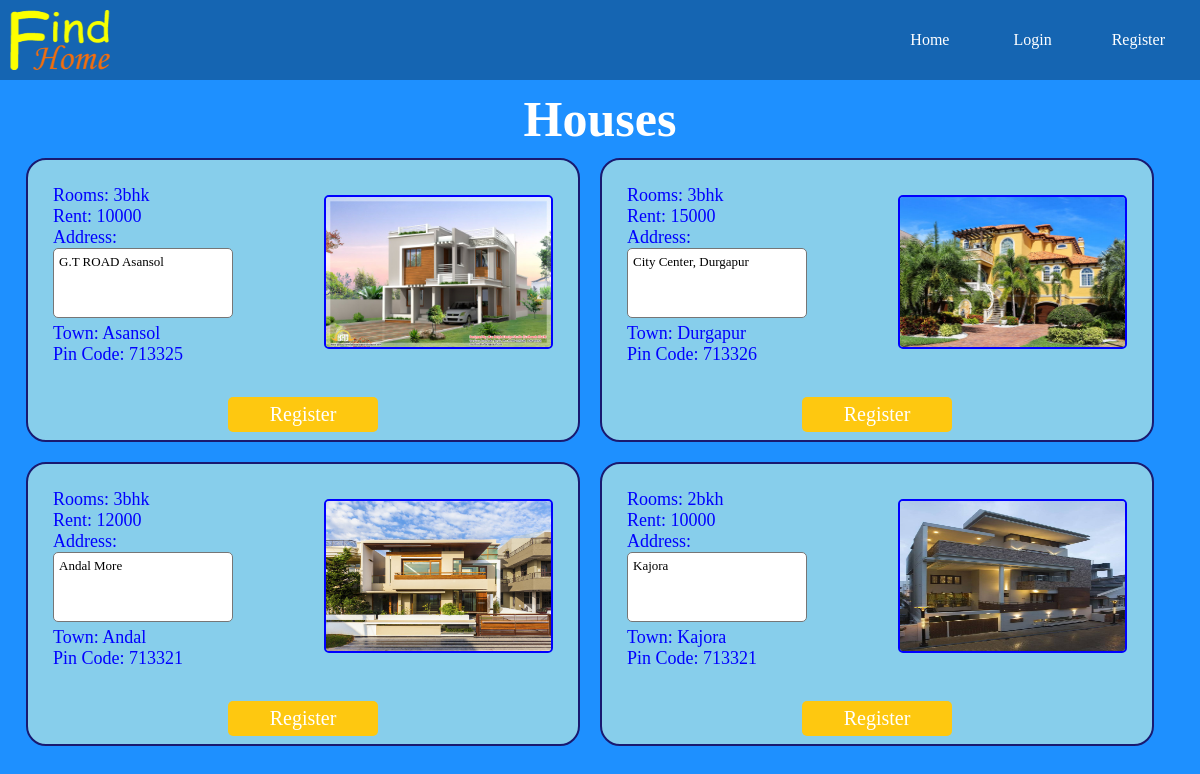
The app's page /php/gethome.php with its own data.
### tables this page shows
CREATE TABLE `verified_houses` (
  `id` int(5) NOT NULL,
  `user_id` int(5) NOT NULL,
  `fullname` varchar(50) NOT NULL,
  `email` varchar(50) NOT NULL,
  `mobile` int(10) NOT NULL,
  `altmobile` int(10) NOT NULL,
  `rooms` varchar(25) NOT NULL,
  `plot` varchar(25) NOT NULL,
  `facilities` varchar(255) NOT NULL,
  `address` varchar(255) NOT NULL,
  `status` varchar(10) NOT NULL,
  `image` varchar(255) NOT NULL,
  `rent` int(30) NOT NULL,
  `deposit` int(30) NOT NULL,
  `town` varchar(30) NOT NULL,
  `pincode` int(10) NOT NULL,
  `district` varchar(30) NOT NULL,
  `state` varchar(30) NOT NULL,
  `verified` int(2) NOT NULL
);

### php/gethome.php (the view, shortened to what this page needs)
<?php require "config.php"; ?>
<?php
	$query = "SELECT * FROM verified_houses";
	$result = mysqli_query($con, $query) or die(" ".mysqli_error($con));
?>
<!DOCTYPE html>
<html>
<head>
	<link rel="stylesheet" type="text/css" href="../style/gethome.css">
</head>
<body>
	<div id="main">
		<nav>
			<a href="../index.php"><img src="../assets/logo1.png"></a>
			<ul>
				<li><a href="../index.php">Home</a></li>
				<?php if(isset($_SESSION['email'])) {
					echo "<li><a href='dashboard.php'>".$_SESSION['fullname']."</a></li>";
					echo "<li><a href='signout.php'>Sign Out</a></li>";
				}else {
					echo "<li><a href='login.php'>Login</a></li>";
					echo "<li><a href='register.php'>Register</a></li>";
				} ?>
			</ul>
		</nav>
		<div class="text">Houses</div>
		<div class="flex">
		<?php
		if (mysqli_num_rows($result)>0) {
			while($data = mysqli_fetch_assoc($result)){
		?>
			<div class="houses">
				<div class="data">
					<p><label>Rooms: </label><?php echo $data["rooms"]; ?></p>
					<p><label>Rent: </label><?php echo $data["rent"]; ?></p>
					<p><label>Address: </label><br>
						<textarea readonly><?php echo $data["address"]; ?></textarea>
					</p>
					<p><label>Town: </label><?php echo $data["town"]; ?></p>
					<p><label>Pin Code: </label><?php echo $data["pincode"]; ?></p>
				</div>
				<div><img class="image" src="<?php echo $data["image"]; ?>"></div>
				<div class="btn"><a href="done.php?active=<?php echo $data["id"] ?>">
					<button>Register</button></a>
				</div>
			</div>
		<?php
			}
		}
		?>
		</div>
	</div>
</body>
</html>

### style/gethome.css (style rules this page uses)
* { margin: 0; padding: 0; font-family: verdana; }
body { background-color: #1E90FF; }
nav { width: 100%; height: 80px; background-color: rgba(0,0,0,0.3); }
nav img { position: relative; top: 10px; left: 10px; width: 100px; height: 60px; }
nav ul li { list-style-type: none; display: inline-block; line-height: 80px; transition: 0.5s all; }
nav ul { float: right; margin-right: 5px; }
nav ul li a { text-decoration: none; color: #fff; padding: 30px; }
.text { text-align: center; font-size: 50px; margin-top: 10px; margin-bottom: 10px; color: white; font-weight: bold; }
.flex { display: flex; flex-wrap: wrap; justify-content: center; }
.houses { position: relative; width: 500px; height: 230px; background-color: #87CEEB; border-radius: 20px; border: 2px solid; border-color: #191970; margin-bottom: 20px; padding: 25px; margin-right: 20px; }
.data { float: left; color: blue; font-size: 18px; }
textarea { width: 180px; height: 70px; font-size: 13px; padding: 5px 5px; box-sizing: border-box; border-radius: 5px; resize: none; }
.image { width: 225px; height: 150px; border: 2px solid blue; margin-top: 10px; border-radius: 5px; float: right; }
.btn { position: absolute; left: 50%; transform: translate(-50%); bottom: 8px; }
.btn button { width: 150px; height: 35px; background-color: #FEC810; color: white; font-size: 20px; border: 0; border-radius: 5px; }

### records on screen
verified_houses: rooms "3bhk", rent "10000", address "G.T ROAD Asansol", town "Asansol", pincode "713325", image (picture)
verified_houses: rooms "3bhk", rent "15000", address "City Center, Durgapur", town "Durgapur", pincode "713326", image (picture)
verified_houses: rooms "3bhk", rent "12000", address "Andal More", town "Andal", pincode "713321", image (picture)
verified_houses: rooms "2bkh", rent "10000", address "Kajora", town "Kajora", pincode "713321", image (picture)
